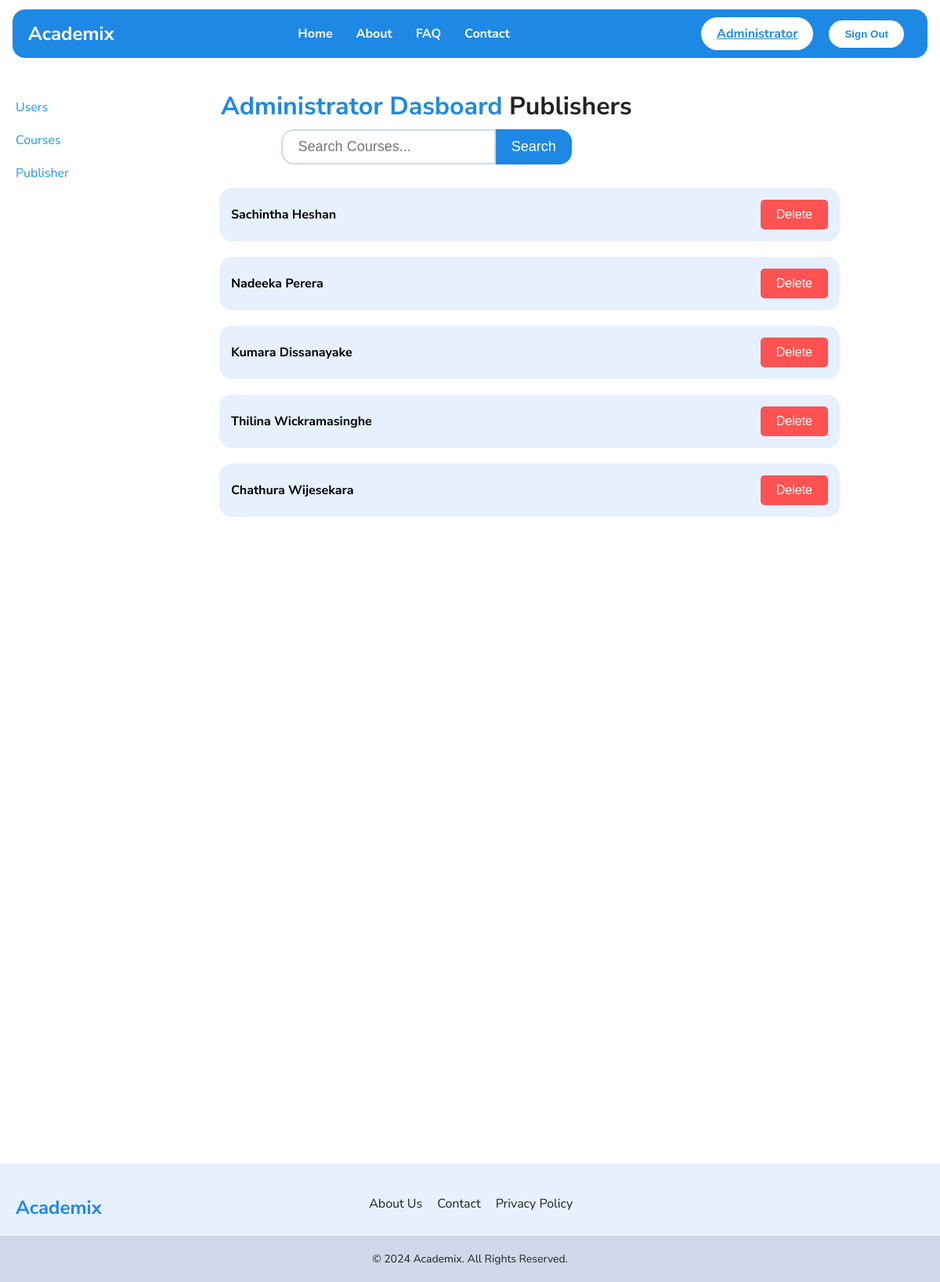
Page /admin/publishers/index.php (signed in) on the committed database.
### tables this page shows
CREATE TABLE course_publisher (
    publisher_id INT PRIMARY KEY AUTO_INCREMENT,
    email VARCHAR(100) UNIQUE,
    password VARCHAR(255),
    contact_no VARCHAR(20),
    qualification VARCHAR(100),
    current_position VARCHAR(100),
    first_name VARCHAR(100),
    last_name VARCHAR(100)
);

### admin/publishers/index.php (the view, shortened to what this page needs)
<!DOCTYPE html>
<head>
    <?php
    include "../../utils/db.php";
    $search_query = isset($_GET['search']) ? $conn->real_escape_string($_GET['search']) : '';
    if (!empty($search_query)) {
        $sql = "SELECT * FROM course_publisher
        WHERE first_name LIKE '%$search_query%'
        OR last_name LIKE '%$search_query%'
        OR email LIKE '%$search_query%'";
    } else {
        $sql = "SELECT * FROM course_publisher";
    }
    $result = $conn->query($sql);
    ?>
    <link rel="stylesheet" href="../../styles/global.css">
    <link rel="stylesheet" href="../../styles/components.css">
    <link rel="stylesheet" href="../../styles/admin.css">
    <link rel="stylesheet" href="../../styles/components/search-bar.css">
    <link rel="stylesheet" href="../../styles/components/loader.css">
</head>
<body>
    <?php
    include "../../components/header.php";
    ?>
    <div class="container">
        <nav class="sidebar">
            <ul>
                <li><a href="/admin/users">Users</a></li>
                <li><a href="/admin/courses">Courses</a></li>
                <li><a href="/admin/publishers">Publisher</a></li>
            </ul>
        </nav>
        <main>
            <h1 class="heading">
                Administrator Dasboard <span style="color: var(--app-text);">Publishers</span>
            </h1>
            <form action="" method="GET" class="search-bar search-bar-margin">
                <input type="text" id="search-input" name="search" placeholder="Search Courses..." value="<?= $search_query ?>">
                <button id="search-button" type="submit">Search</button>
            </form>
            <div class="search-list" id="search-list">
                <?php if ($result->num_rows > 0): ?>
                    <?php while ($row = $result->fetch_assoc()): ?>
                        <div class='user-box'>
                            <div class='user-item'>
                                <div>
                                    <p class='user-title'><?= $row['first_name'] . " " . $row['last_name'] ?></p>
                                </div>
                                <div class='user-container'>
                                    <form action="delete.php" method="POST" class="delete-form" style="display:inline;">
                                        <button type="submit" class="delete">Delete</button>
                                    </form>
                                </div>
                            </div>
                        </div>
                    <?php endwhile; ?>
                <?php else: ?>
                    <p>No publishers found for your search.</p>
                <?php endif; ?>
            </div>
        </main>
    </div>
    <?php
    include "../../components/footer.php";
    ?>
</body>
</html>

### styles/global.css (style rules this page uses)
body { margin: 0; font-family: 'Nunito Sans', system-ui, -apple-system, BlinkMacSystemFont, 'Segoe UI', Roboto, Oxygen, Ubuntu, Cantarell, 'Open Sans', 'Helvetica Neue', sans-serif; background-color: var(--app-bg); }
main { min-height: 80vh; padding: 20px; }

### styles/components.css (style rules this page uses)
.heading { color: var(--app-primary); margin: 0.5rem 0.75rem; }

### styles/admin.css (style rules this page uses)
* { margin: 0; padding: 0; box-sizing: border-box; }
.container { display: flex; }
.sidebar { width: 250px; background-color: var(--app-white); color: var(--app-primary); height: 175vh; padding: 20px; }
.sidebar ul { list-style: none; }
.sidebar ul li { margin: 20px 0; }
.sidebar ul li a { color: var(--app-secondary); text-decoration: none; }
.search-list { display: flex; flex-direction: column; width: 30vw; }
.user-box { margin: 10px; border-radius: 1rem; border: 0; width: 220%; background-color: var(--app-special); }
.user-item { font-weight: bold; display: flex; justify-content: space-between; align-items: center; padding: 15px; width: 100%; }
.user-container { display: flex; align-items: center; width: max-content; gap: 40px; height: 100%; justify-content: space-around; flex-direction: row; }
.delete { display: flex; background-color: var(--app-error); color: var(--app-white); border: none; padding: 10px 20px; text-align: center; text-decoration: none; font-size: 16px; cursor: pointer; border-radius: 5px; }

### styles/components/search-bar.css (style rules this page uses)
.search-bar { display: flex; width: 100%; display: flex; justify-content: center; }
.search-bar input { width: 50%; padding: 10px; padding-inline: 20px; border-radius: 1rem 0rem 0rem 1rem; border: 2px solid var(--app-mute); background-color: var(--app-white); font-size: large; }
#search-button { padding: 5px; cursor: pointer; background-color: var(--app-primary); color: var(--app-white); border: none; border-radius: 0rem 1rem 1rem 0rem; font-size: large; padding-inline: 20px; transition: var(--transition); }
.search-bar-margin { margin-bottom: 20px; }

### rows in the picture
course_publisher: first_name "Sachintha", last_name "Heshan"
course_publisher: first_name "Nadeeka", last_name "Perera"
course_publisher: first_name "Kumara", last_name "Dissanayake"
course_publisher: first_name "Thilina", last_name "Wickramasinghe"
course_publisher: first_name "Chathura", last_name "Wijesekara"

### other values in the picture
$auth_info[$role]['button'] "Administrator"
